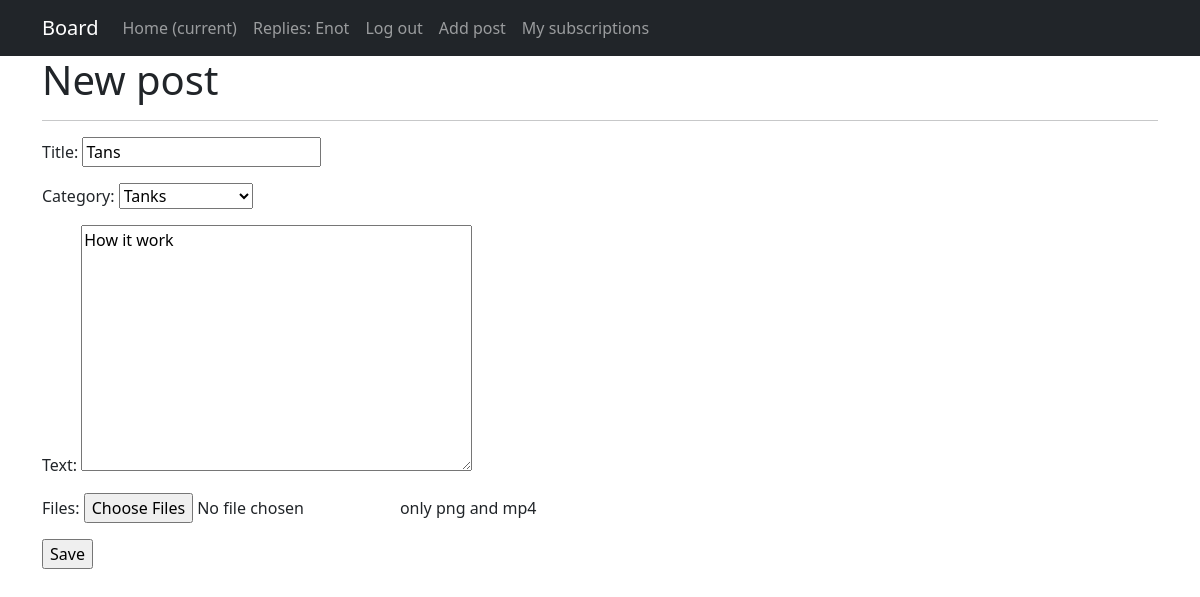
Page /post/38/edit/ (signed in) on the committed database.
### boardapp/models.py (models this page shows, shortened)
class Post(models.Model):
    class Category(models.TextChoices):
        Tanks = 'Tanks',
        Healers = 'Healers',
        DamageDealer = 'Damage Dealer',
        Merchants = 'Merchants',
        GuildMasters = 'Guild Masters',
        QuestGivers = 'Quest Givers',
        Blacksmiths = 'Blacksmiths',
        Tanners = 'Tanners',
        PotionMakers = 'Potion Makers',
        SpellMasters = 'Spell Masters',
    author = models.ForeignKey(User, on_delete=models.CASCADE)
    time_in = models.DateTimeField(auto_now_add=True)
    category = models.CharField(max_length=128, choices=Category, default='Tanks')
    title = models.CharField(max_length=128)
    text = models.TextField(default='Your text')

### boardapp/views.py (the view, shortened to what this page needs)
# urls.py: path('post/<int:pk>/edit/', PostEdit.as_view(), name='post_update'),
class PostEdit(LoginRequiredMixin, UpdateView):
    model = Post
    form_class = AddForm
    template_name = 'boardapp/add.html'
    def get_object(self, queryset=None):
        obj = super(PostEdit, self).get_object()
        if obj.author != self.request.user:
            return Http404
        else:
            return obj

### boardapp/forms.py
class AddForm(forms.ModelForm):
    files = MultipleFileField(required=False, validators=[FileExtensionValidator(allowed_extensions=['png', 'mp4'])], help_text='only png and mp4')
    class Meta:
        model = Post
        fields = ['title', 'category', 'text']

### templates/boardapp/add.html (shortened to what this page needs)
{% extends 'flatpages/default.html' %}
{% block content %}
    <h1>New post</h1>
        <hr>
            <form action="" method="post" enctype="multipart/form-data">
                {{ form.as_p }}
                <input type="submit" value="Save" />
            </form>
{% endblock content %}

### templates/flatpages/default.html (shortened to what this page needs)
<!DOCTYPE html>
{% load static %}
<html lang="en">
    <head>
        <link href="{% static 'css/styles.css' %}" rel="stylesheet" />
    </head>
    <body>
        <nav class="navbar navbar-expand-lg navbar-dark bg-dark static-top">
           <div class="container">
               <a class="navbar-brand" href="#">Board</a>
               <div class="collapse navbar-collapse" id="navbarResponsive">
                   <ul class="navbar-nav ml-auto">
                       <li class="nav-item active">
                           <a class="nav-link" href="/">Home
                               <span class="sr-only">(current)</span>
                           </a>
                       </li>
                       {% if user.id == None %}
                            <li>
                                <a class="nav-link" href="/accounts/login">Sign in</a>
                            </li>
                       {% else %}
                            <li class="nav-item">
                                <a class="nav-link" href="/replies/">Replies: {{ user.username }}</a>
                            </li>
                            <li class="nav-item">
                                <a class="nav-link" href="/accounts/logout/">Log out</a>
                            </li>
                            <li class="nav-item">
                                <a class="nav-link" href="/create/">Add post</a>
                            </li>
                            <li class="nav-item">
                                <a class="nav-link" href="/my_subs/">My subscriptions</a>
                            </li>
                       {% endif %}
                   </ul>
               </div>
           </div>
        </nav>
        <div class="container">
           <div class="row">
               <div class="col-lg-12 text-left">
                   {% block content %}{% endblock content %}
               </div>
           </div>
        </div>
    </body>
</html>

### rows in the picture
Post: title "Tans", category "Tanks", text "How it work"

### other values in the picture
{{ user.username }} "Enot"
